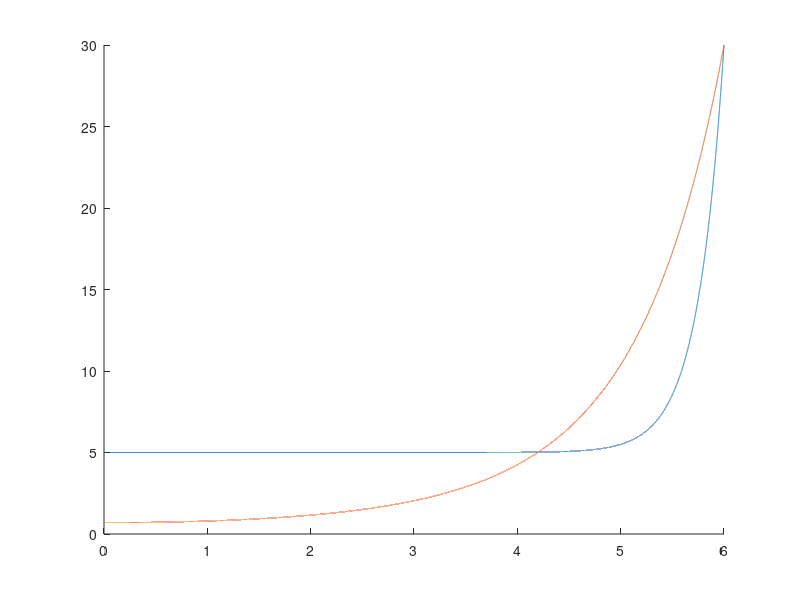

Recreate this plot in MATLAB. (Note: this script raises an error after producing the figure.)

NumPatterns = 6;
PulseDur = 0.005;

% Stim patterns: 
SR = 10000;
stimWaveforms = cell(NumPatterns,1);
gamma = [0.02 0.1:0.1:0.5]; % gamma = [0.02 0.1:0.1:0.7];
assert(numel(gamma)==NumPatterns);
t_end = 6;
FR_min = 5; % 0;
FR_max = 30;
t_exp = (0:t_end*SR)/SR;
buffer_t = 0.1;
t_tot = (0:(t_end+buffer_t)*SR)/SR;

FR_func_expRamp = @(t, t_end, gamma, FR_min, FR_max)((FR_max-FR_min)*exp((t_end-t)*log(gamma))+FR_min);
FR_func_SuperExpRamp = @(lambda)((1/lambda).^((t_exp/t_end).^2)-1/lambda+FR_max);

lambda_min_all = linspace(0.033, 0.0393, 6); % [0.033 0.038 0.041 0.042 0.045 0.048];

for i = 1:numel(gamma)
    % target_exp = FR_func_expRamp(t_exp, t_end, gamma(i), FR_min, FR_max);
    % target_exp = [target_exp FR_max*ones(1,SR*buffer_t)];
    % 
    % waveform_exp = flipud(PulseTrain(fliplr(target_exp), t_tot, PulseDur));
    % 
    % fr_smooth = gauss_smooth([waveform_exp; 0],0.05*SR)/(5*PulseDur);
    % plot(fr_smooth);

    target_exp = FR_func_expRamp(t_exp, t_end, gamma(i), FR_min, FR_max);
    % lambda_min = fmincon(@(lambda)(sum((FR_func_SuperExpRamp(lambda)-target_exp).^2)),3,[],[],[],[],0.000001,0.999999);
    lambda_min = lambda_min_all(i);
    target_superExp = FR_func_SuperExpRamp(lambda_min);

    figure; hold on;

    plot(t_exp,target_exp);
    plot(t_exp,target_superExp);

    target_superExp = [target_superExp FR_max*ones(1,SR*buffer_t)];
    target_superExp = fliplr(target_superExp);
    waveform = PulseTrain(target_superExp, t_tot, PulseDur);
    waveform = flipud(waveform);

    % figure; hold on;
    % plot(t_tot,waveform);

    disp(lambda_min);

    stimWaveforms{i} = waveform;
end


save('stimWaveforms_SuperExpRamp.mat','stimWaveforms');


function [waveform,pulse_count] = PulseTrain(target, t, PulseDur)

% target = the target firing rate function
% t = the time base, assumed to be (0:t_end*SR)/SR, in seconds
% PulseDur = the duration of each pulse, in seconds

% MGC 5/13/2026

SR = round(1/mean(diff(t)));
t_tmp = (0:max(t)*SR)/SR;
assert(all(t==t_tmp));

waveform = zeros(numel(t), 1);
t_curr = t(1);
pulse_count = 0;

while t_curr < max(t)

    FR_local = interp1(t,target,t_curr);
    ipi = 1/FR_local;
    FR_next = interp1(t,target,t_curr+ipi);
    for i = 1:100
        ipi = 1/((FR_local+FR_next)/2);
        FR_next = interp1(t,target,t_curr+ipi);
    end

    t_next = t_curr + ipi;
    startIdx =  floor(t_curr * SR) + 1;
    endIdx = floor((t_curr+PulseDur) * SR);

    if endIdx >= numel(waveform)
        endIdx = numel(waveform);
        waveform = [waveform; zeros(endIdx-numel(waveform)+10,1)];
    end
    waveform(startIdx:endIdx) = 5;
    t_curr = t_next;
    pulse_count = pulse_count + 1;

end

end
